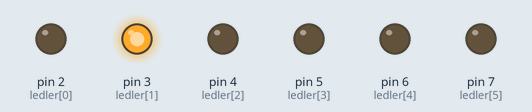
The sketch below on a simulated Arduino Uno, built with avr-gcc and run on an emulated ATmega328P. Parts: output pins drawn as LEDs (lit = HIGH).

Above: at 0.6 s.
At 1.5 s:
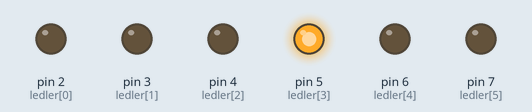
At 2.4 s:
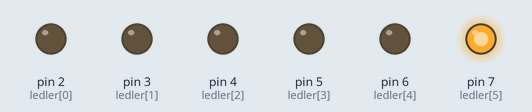
Timing chart, 0 to 3.0 s (numbered marks = the images above):
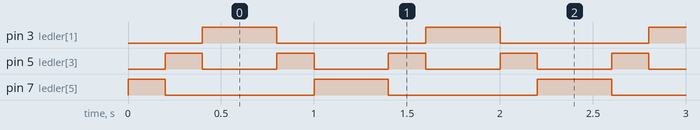

The sketch:

sirayaledyakma.ino
```cpp
int ledler[] = {2,3,4,5,6,7};


void setup() {

     for(int i=0;i<6;i++)
     {
        pinMode(ledler[i],OUTPUT);
     }


}


void loop() {

    for(int i=5;i>=0;i--)
    {
       if(i==1 || i==3 || i==5)
       {
        digitalWrite(ledler[i], HIGH);
       delay(200);
       digitalWrite(ledler[i],LOW);
       }


    }
    for(int i=0;i<6;i++)
    {
       if(i==1 || i==3 || i==5)
       {
      digitalWrite(ledler[i],HIGH);
       delay(200);
       digitalWrite(ledler[i],LOW);
       }


    }


}
```

Measured:
- by itself, pin 3 (ledler[1]): alternates HIGH for 0.40 s and LOW for 0.80 s
- by itself, pin 5 (ledler[3]): alternates HIGH for 0.20 s and LOW for 0.40 s
- by itself, pin 7 (ledler[5]): repeats every 1.2 s: LOW 0.80 s, HIGH 0.40 s
